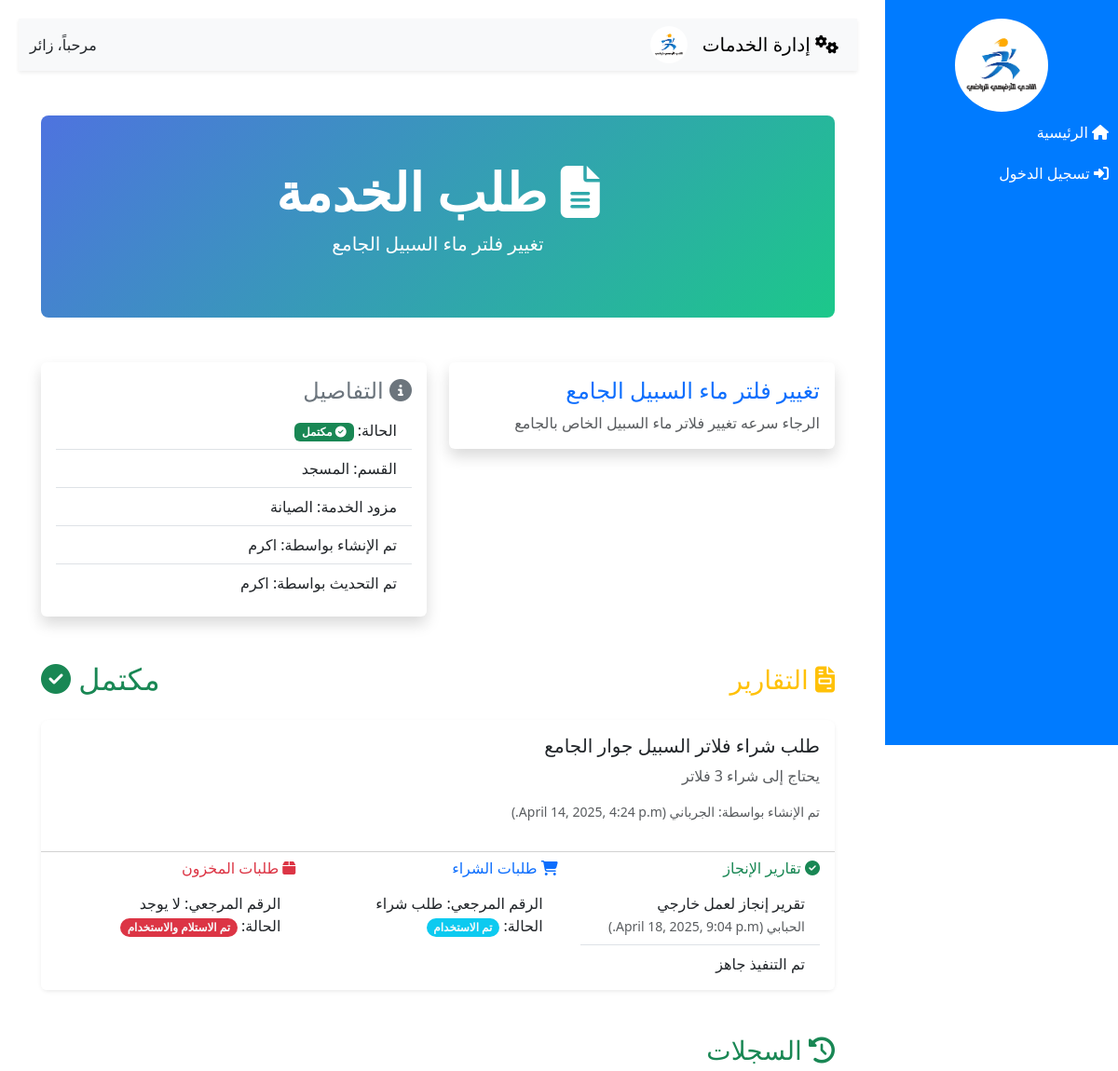
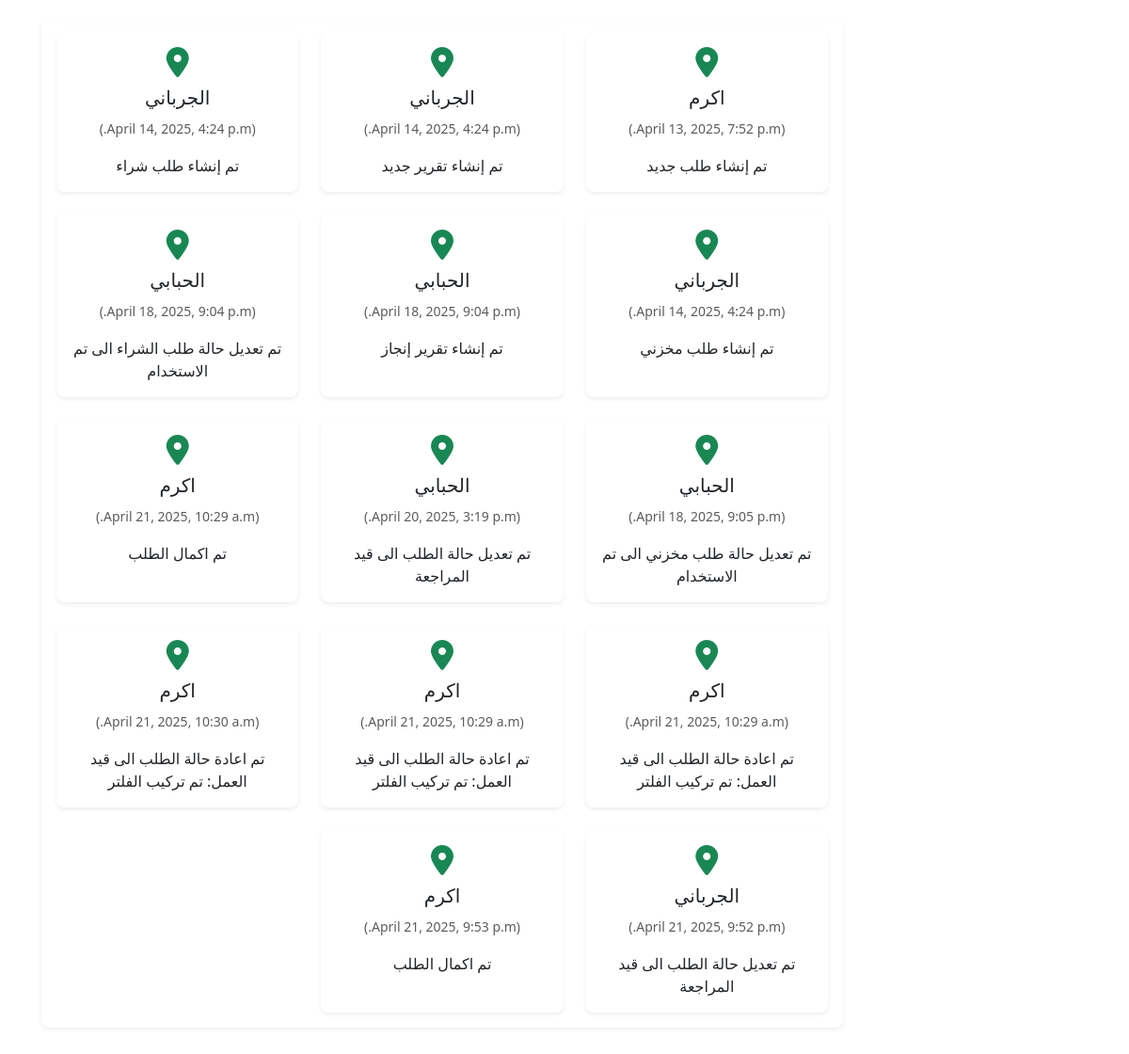
The page /request_detail_sm/23/ on the database its author committed (2 pictures, top to bottom).
### app1/models.py (models this page shows, shortened)
class ServiceRequest(models.Model):
    title = models.CharField(max_length=100)
    description = models.TextField()
    section = models.ForeignKey(Section, on_delete=models.CASCADE)
    service_provider = models.ForeignKey(ServiceProvider, on_delete=models.CASCADE)
    status = models.CharField(max_length=100, choices=[('pending', 'قيد الانتظار'), ('in_progress', 'قيد التنفيذ'), ('under_review', 'قيد المراجعة'), ('completed', 'مكتمل')], default='pending')
    created_at = models.DateTimeField(auto_now_add=True)
    updated_at = models.DateTimeField(auto_now=True)
    created_by = models.ForeignKey(User, on_delete=models.CASCADE, related_name='created_by')
    updated_by = models.ForeignKey(User, on_delete=models.CASCADE, related_name='updated_by')
    assigned_to = models.ForeignKey(User, on_delete=models.CASCADE, related_name='assigned_to', null=True, blank=True)

class Section(models.Model):
    name = models.CharField(max_length=100)
    manager  = models.ManyToManyField(User)
    def __str__(self):
        return self.name

class ServiceProvider(models.Model):
    name = models.CharField(max_length=100)
    manager = models.ManyToManyField(User)
    def __str__(self):
        return self.name

class Report(models.Model):
    title = models.CharField(max_length=100)
    description = models.TextField(null=True, blank=True)
    needs_outsourcing = models.BooleanField(default=False)
    needs_items = models.BooleanField(default=False)
    service_request = models.ForeignKey(ServiceRequest, on_delete=models.CASCADE, related_name='reports')
    created_at = models.DateTimeField(auto_now_add=True)
    created_by = models.ForeignKey(User, on_delete=models.CASCADE)

class CompletionReport(models.Model):
    title = models.CharField(max_length=100)
    description = models.TextField()
    service_request = models.ForeignKey(ServiceRequest, on_delete=models.CASCADE)
    created_at = models.DateTimeField(auto_now_add=True)
    created_by = models.ForeignKey(User, on_delete=models.CASCADE)

class PurchaseOrder(models.Model):
    report = models.OneToOneField(Report, on_delete=models.CASCADE, related_name='purchase_order')
    refrence_number = models.CharField(max_length=100)
    status = models.CharField(max_length=100, choices=[ ('approved', 'جاهز للشراء'), ('supplied', 'تم التوريد'),('used','تم الاستخدام')], default='approved')
    created_at = models.DateTimeField(auto_now_add=True)
    created_by = models.ForeignKey(User, on_delete=models.CASCADE)

class InventoryOrder(models.Model):
    report = models.OneToOneField(Report, on_delete=models.CASCADE, related_name='inventory_order')
    refrence_number = models.CharField(max_length=100)
    status = models.CharField(max_length=100, choices=[('pending', 'قيد العمل'), ('used', 'تم الاستلام والاستخدام')], default='pending')
    created_at = models.DateTimeField(auto_now_add=True)
    created_by = models.ForeignKey(User, on_delete=models.CASCADE)

class ServiceRequestLog(models.Model):
    service_request = models.ForeignKey(ServiceRequest, on_delete=models.CASCADE)
    comment = models.TextField()
    created_at = models.DateTimeField(auto_now_add=True)
    created_by = models.ForeignKey(User, on_delete=models.CASCADE)

### app1/views.py (the view)
# urls.py: path('request_detail_sm/<int:id>/', views.request_detail_sm, name='request_detail_sm'),
def request_detail_sm(request, id):
    service_request = ServiceRequest.objects.get(id=id)
    service_request_logs = ServiceRequestLog.objects.filter(service_request=service_request)
    reports = Report.objects.filter(service_request=service_request)
    completion_reports = CompletionReport.objects.filter(service_request=service_request)
    context = {
        'service_request': service_request,
        'service_request_logs': service_request_logs,
        'reports': reports,
        'completion_reports': completion_reports
    }
    return render(request, 'read/request_detail_sm.html', context)

### app1/templates/read/request_detail_sm.html (shortened to what this page needs)
{% extends 'base.html' %}
{% block content %}
<div class="container my-5">
  <div class="p-5 text-center text-white rounded-3 mb-5" style="background: linear-gradient(135deg, #4e73df, #1cc88a);">
    <h1 class="display-4 fw-bold"><i class="fas fa-file-alt"></i> طلب الخدمة</h1>
    <p class="lead">{{ service_request.title }}</p>
  </div>
  <div class="row g-4 mb-5">
    <div class="col-md-6">
      <div class="card shadow border-0">
        <div class="card-body">
          <h4 class="card-title text-primary">{{ service_request.title }}</h4>
          <p class="card-text text-muted">{{ service_request.description }}</p>
        </div>
      </div>
    </div>
    <div class="col-md-6">
      <div class="card shadow border-0">
        <div class="card-body">
          <h4 class="card-title text-secondary"><i class="fas fa-info-circle"></i> التفاصيل</h4>
          <ul class="list-group list-group-flush">
            <li class="list-group-item">
              الحالة:
              {% if service_request.status == 'pending' %}
                <span class="badge bg-warning"><i class="fas fa-hourglass-half"></i> قيد الانتظار</span>
              {% elif service_request.status == 'in_progress' %}
                <span class="badge bg-info text-dark"><i class="fas fa-spinner"></i> قيد التنفيذ</span>
              {% elif service_request.status == 'completed' %}
                <span class="badge bg-success"><i class="fas fa-check-circle"></i> مكتمل</span>
              {% elif service_request.status == 'under_review' %}
                <span class="badge bg-primary"><i class="fas fa-eye"></i> قيد المراجعة</span>
              {% else %}
                <span class="badge bg-light text-dark">{{ service_request.status }}</span>
              {% endif %}
            </li>
            <li class="list-group-item">القسم: {{ service_request.section }}</li>
            <li class="list-group-item">مزود الخدمة: {{ service_request.service_provider }}</li>
            <li class="list-group-item">تم الإنشاء بواسطة: {{ service_request.created_by }}</li>
            <li class="list-group-item">تم التحديث بواسطة: {{ service_request.updated_by }}</li>
          </ul>
        </div>
      </div>
    </div>
  </div>
  <div class="mb-5">
    <div class="d-flex justify-content-between align-items-center mb-3">
      <h3 class="text-warning"><i class="fas fa-file-invoice"></i> التقارير</h3>
      {% if service_request.status == 'pending' or service_request.status == 'in_progress' %}
        <h2 class="text-primary">قيد الانتظار <i class="fas fa-hourglass-half"></i></h2>
      {% elif service_request.status == 'under_review' %}
        <h2 class="text-primary">قيد المراجعة <i class="fas fa-eye"></i></h2>
      {% elif service_request.status == 'completed' %}
        <h2 class="text-success">مكتمل <i class="fas fa-check-circle"></i></h2>
      {% endif %}
    </div>
    <div class="row g-4">
      {% for report in reports %}
      <div class="col-12">
        <div class="card border-0 shadow-sm rounded-3">
          <div class="card-body">
            <h5 class="card-title text-dark">{{ report.title }}</h5>
            {% if report.description %}
              <p class="card-text text-muted">{{ report.description }}</p>
            {% endif %}
            <p class="small text-muted">تم الإنشاء بواسطة: {{ report.created_by }} ({{ report.created_at }})</p>
          </div>
          <div class="card-footer bg-white">
            <div class="row">
              <div class="col-md-4">
                <h6 class="text-success mb-2"><i class="fas fa-check-circle"></i> تقارير الإنجاز</h6>
                <ul class="list-group list-group-flush">
                  {% for completion_report in completion_reports %}
                  <li class="list-group-item">
                    {{ completion_report.title }}<br>
                    <small class="text-muted">{{ completion_report.created_by }} ({{ completion_report.created_at }})</small>
                  </li>
                  <li class="list-group-item">{{ completion_report.description }}</li>
                  {% empty %}
                  <li class="list-group-item text-muted">لا توجد تقارير إنجاز متاحة.</li>
                  {% endfor %}
                </ul>
              </div>
              <div class="col-md-4">
                <h6 class="text-primary mb-2"><i class="fas fa-shopping-cart"></i> طلبات الشراء</h6>
                {% if report.purchase_order %}
                  <ul class="list-group list-group-flush">
                    <li class="list-group-item">
                      الرقم المرجعي: {{ report.purchase_order.refrence_number }}<br>
                      الحالة: <span class="badge bg-info text-light rounded-pill">{{ report.purchase_order.get_status_display }}</span>
                    </li>
                  </ul>
                {% else %}
                  <div class="alert alert-secondary p-2" role="alert">
                    لا توجد طلبات شراء متاحة.
                  </div>
                {% endif %}
              </div>
              <div class="col-md-4">
                <h6 class="text-danger mb-2"><i class="fas fa-box"></i> طلبات المخزون</h6>
                {% if report.inventory_order %}
                  <ul class="list-group list-group-flush">
                    <li class="list-group-item">
                      الرقم المرجعي: {{ report.inventory_order.refrence_number }}<br>
                      الحالة: <span class="badge bg-danger text-light rounded-pill">{{ report.inventory_order.get_status_display }}</span>
                    </li>
                  </ul>
                {% else %}
                  <div class="alert alert-secondary p-2" role="alert">
                    لا توجد طلبات مخزون متاحة.
                  </div>
                {% endif %}
              </div>
            </div>
          </div>
        </div>
      </div>
      {% empty %}
      <p class="text-muted">لا توجد تقارير متاحة.</p>
      {% endfor %}
    </div>
  </div>
  <div class="mb-5">
    <h3 class="text-success mb-4"><i class="fas fa-history"></i> السجلات</h3>
    <div class="card border-0 shadow-sm rounded-3">
      <div class="card-body">
        <div class="row g-4">
          {% for log in service_request_logs %}
          <div class="col-md-4">
            <div class="card h-100 border-0 shadow-sm rounded-3">
              <div class="card-body text-center">
                <div class="mb-2">
                  <i class="fas fa-map-marker-alt fa-2x text-success"></i>
                </div>
                <h5 class="card-title">{{ log.created_by }}</h5>
                <p class="card-text"><small class="text-muted">({{ log.created_at }})</small></p>
                <p class="card-text">{{ log.comment }}</p>
              </div>
            </div>
          </div>
          {% empty %}
          <div class="col-12">
            <p class="text-muted text-center">لا توجد سجلات متاحة.</p>
          </div>
          {% endfor %}
        </div>
      </div>
    </div>
  </div>
</div>
{% endblock %}

### rows shown on the page
ServiceRequest: title "تغيير فلتر ماء السبيل الجامع", description "الرجاء سرعه تغيير فلاتر ماء السبيل الخاص بالجامع", section "المسجد", service_provider "الصيانة", created_by "اكرم", updated_by "اكرم"
Report: title "طلب شراء فلاتر السبيل جوار الجامع", description "يحتاج إلى شراء 3 فلاتر", created_by "الجرباني", created_at "April 14, 2025, 4:24 p.m.", purchase_order.refrence_number "طلب شراء", purchase_order.status "تم الاستخدام", inventory_order.refrence_number "لا يوجد", inventory_order.status "تم الاستلام والاستخدام"
CompletionReport: title "تقرير إنجاز لعمل خارجي", created_by "الحبابي", created_at "April 18, 2025, 9:04 p.m.", description "تم التنفيذ جاهز"
ServiceRequestLog: created_by "اكرم", created_at "April 13, 2025, 7:52 p.m.", comment "تم إنشاء طلب جديد"
ServiceRequestLog: created_by "الجرباني", created_at "April 14, 2025, 4:24 p.m.", comment "تم إنشاء تقرير جديد"
ServiceRequestLog: created_by "الجرباني", created_at "April 14, 2025, 4:24 p.m.", comment "تم إنشاء طلب شراء"
ServiceRequestLog: created_by "الجرباني", created_at "April 14, 2025, 4:24 p.m.", comment "تم إنشاء طلب مخزني"
ServiceRequestLog: created_by "الحبابي", created_at "April 18, 2025, 9:04 p.m.", comment "تم إنشاء تقرير إنجاز"
ServiceRequestLog: created_by "الحبابي", created_at "April 18, 2025, 9:04 p.m.", comment "تم تعديل حالة طلب الشراء الى تم الاستخدام"
ServiceRequestLog: created_by "الحبابي", created_at "April 18, 2025, 9:05 p.m.", comment "تم تعديل حالة طلب مخزني الى تم الاستخدام"
ServiceRequestLog: created_by "الحبابي", created_at "April 20, 2025, 3:19 p.m.", comment "تم تعديل حالة الطلب الى قيد المراجعة"
ServiceRequestLog: created_by "اكرم", created_at "April 21, 2025, 10:29 a.m.", comment "تم اكمال الطلب"
ServiceRequestLog: created_by "اكرم", created_at "April 21, 2025, 10:29 a.m.", comment "تم اعادة حالة الطلب الى قيد العمل: تم تركيب الفلتر"
ServiceRequestLog: created_by "اكرم", created_at "April 21, 2025, 10:29 a.m.", comment "تم اعادة حالة الطلب الى قيد العمل: تم تركيب الفلتر"
ServiceRequestLog: created_by "اكرم", created_at "April 21, 2025, 10:30 a.m.", comment "تم اعادة حالة الطلب الى قيد العمل: تم تركيب الفلتر"
ServiceRequestLog: created_by "الجرباني", created_at "April 21, 2025, 9:52 p.m.", comment "تم تعديل حالة الطلب الى قيد المراجعة"
ServiceRequestLog: created_by "اكرم", created_at "April 21, 2025, 9:53 p.m.", comment "تم اكمال الطلب"
